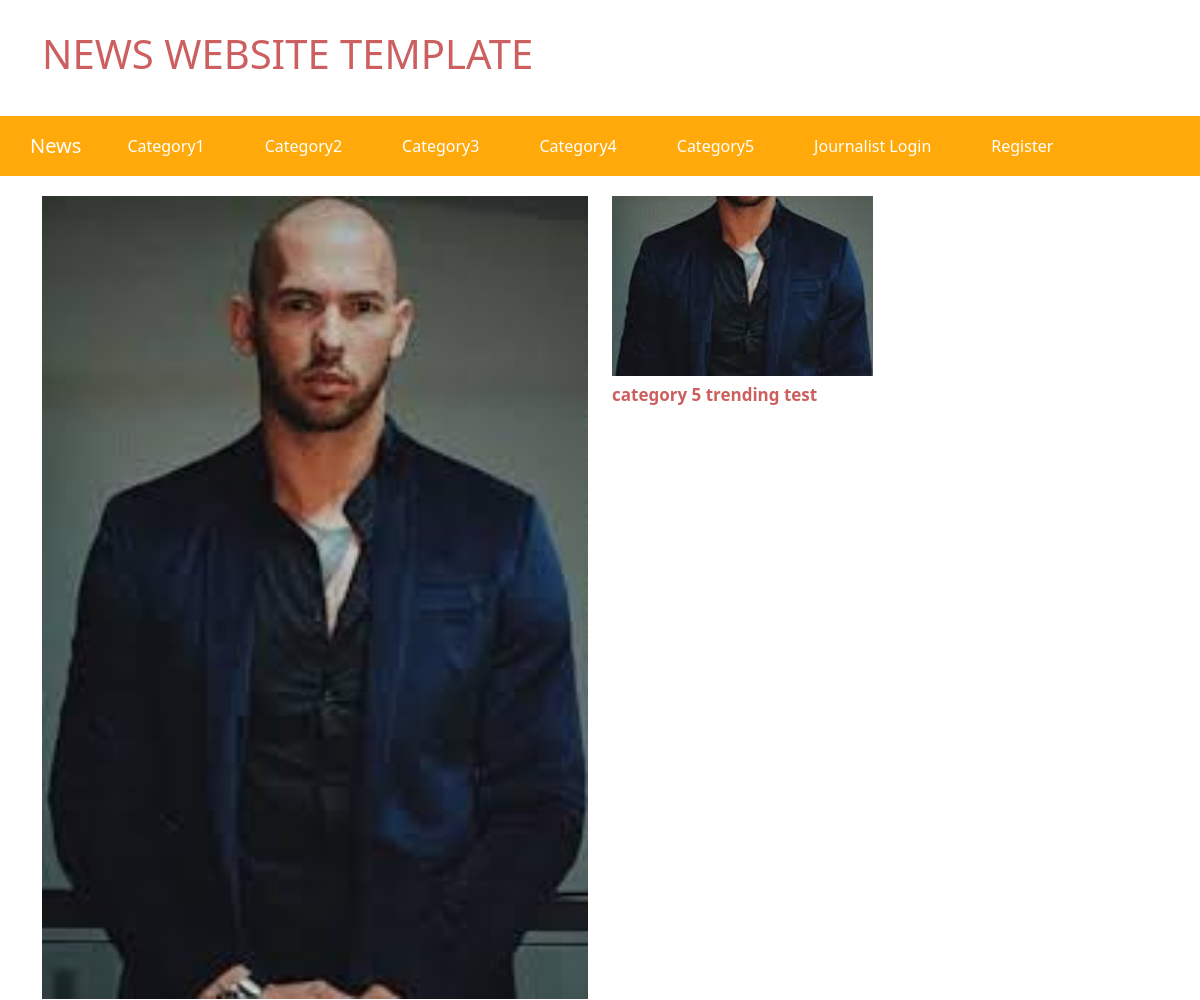
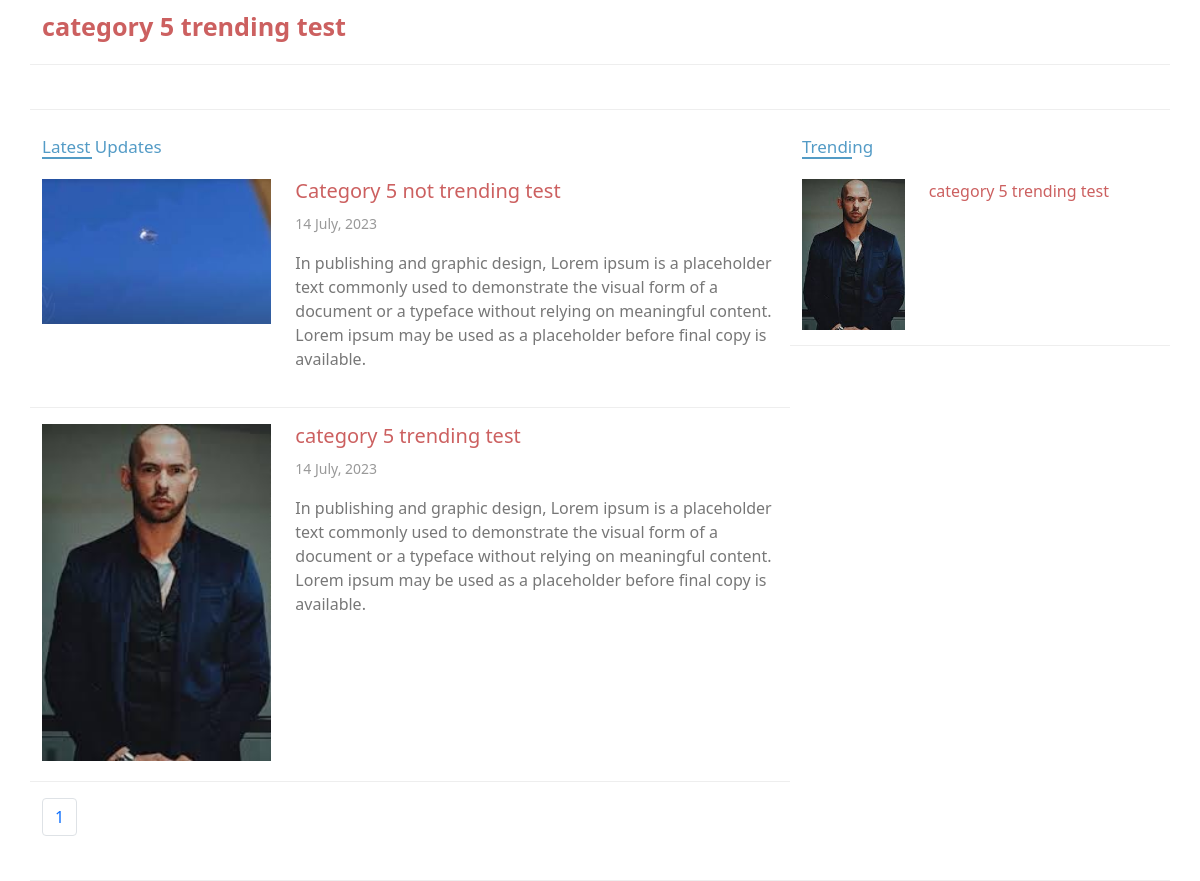
Page /category5/ on the committed database (2 pictures, top to bottom).
### news/models.py (models this page shows, shortened)
class ApprovedPost(models.Model):
    post = models.OneToOneField(
        Post, on_delete=models.CASCADE, null=True)
    time_posted = models.DateTimeField(auto_now_add=True)

class Post(models.Model):
    user = models.ForeignKey(User, on_delete=models.CASCADE)
    category = models.ForeignKey(
        Post_Category, on_delete=models.CASCADE)
    if_trending = models.BooleanField(default=False)
    title = models.CharField(max_length=300)
    image = models.ImageField(upload_to='media/')
    introduction = models.TextField(validators=[validate_introduction])
    details = models.TextField()
    admin_evaluation = models.BooleanField(default=False)
    class Meta:
        verbose_name_plural = 'Post'

### news/views.py (the view)
# urls.py: path('category5/', views.Category5, name='category5'),
def Category5(request):
    trending_posts_category5 = ApprovedPost.objects.select_related('post').filter(
        post__if_trending=True, post__category__title='Category5'
    ).order_by('-time_posted')[:5]
    all_posts_category5 = ApprovedPost.objects.select_related('post').filter(
        post__category__title='Category5'
    ).order_by('-time_posted')
    paginator = Paginator(all_posts_category5, 10)  # Show 10 posts per page
    page_number = request.GET.get('page')
    page_obj = paginator.get_page(page_number)
    context = {
        'trending_posts': trending_posts_category5,
        'page_obj': page_obj,
    }
    return render(request, 'news/category5.html', context)

### news/templates/news/category5.html (shortened to what this page needs)
{% extends 'news/layout.html' %} {% load static %}
{% block main_content %}
<div class="col-12 col-md-6">
	{% if trending_posts %}
	<img class="thumb mb-3" src="{{ trending_posts.0.post.image.url }}" />
	<h3>
		<a
			class="font-large"
			href="{% url 'news:post_details' post_id=trending_posts.0.post.id %}"
		>
			{{ trending_posts.0.post.title }}
		</a>
	</h3>
	{% endif %}
</div>
<div class="col-12 col-md-6">
	<div class="row">
		{% for post in trending_posts %}
		<div class="col-6">
			<div class="image image-sm mb-1">
				<img class="thumb" src="{{ post.post.image.url }}" />
			</div>
			<h3 class="mb-4">
				<a href="{% url 'news:post_details' post_id=post.post.id %}">
					{{ post.post.title }}
				</a>
			</h3>
		</div>
		{% endfor %}
	</div>
</div>
{% endblock %}
{% block content_latest_updates_title %}
<span>Latest Updates</span>
{% endblock %} {% block content_latest_updates %} {% for post in page_obj %}
<div class="row mb-3 bb-1 pt-0">
	<div class="col-4">
		<img class="thumb" src="{{ post.post.image.url }}" />
	</div>
	<div class="col-8">
		<h5>
			<a href="{% url 'news:post_details' post_id=post.post.id %}">
				{{ post.post.title }}
			</a>
		</h5>
		<small>{{ post.time_posted|date:"d F, Y" }}</small>
		<p class="summary pt-3">{{ post.post.introduction }}</p>
	</div>
</div>
{% endfor %}
<nav aria-label="Page navigation example">
	<ul class="pagination">
		<li class="page-item">
			<span class="current-page page-link">{{ page_obj.number }}</span>
		</li>
	</ul>
</nav>
{% endblock %}
{% block trending_title %}
<span>Trending</span>
{% endblock %} {% block trending %} {% for post in trending_posts %}
<div class="row">
	<div class="col-4">
		<img class="thumb" src="{{ post.post.image.url }}" />
	</div>
	<div class="col-8">
		<a href="{% url 'news:post_details' post_id=post.post.id %}">
			{{ post.post.title }}
		</a>
	</div>
</div>
{% endfor %} {% endblock %}

### news/static/styles.css (style rules this page uses)
a { color: #cc6060; text-decoration: none; }
.thumb { width: 100%; }
.main-news h3 { line-height: 0.75; }
.main-news h3 a { font-size: 17px; text-decoration: none; font-weight: 600; }
.image { overflow: hidden; }
.image-sm { max-height: 180px; }
.image-sm img { height: 180px; }
.image img { object-fit: cover; }
.font-large { font-size: 0.9em!important; font-weight: 600!important; }
.section-title span { font-weight: 400; font-size: 17px; color: #519ac5fc; }
.section-title span:after { content: ''; position: absolute; background: #519ac5fc; width: 50px; height: 2px; left: 0; bottom: 0; }
.bb-1 { padding: 20px 0px; border-bottom: 1px solid #eee; }
small { color: #999; }
.summary { color: #777; }
.trending .row { padding-bottom: 15px; margin-bottom: 15px; border-bottom: 1px solid #eee; }

### rows in the picture
ApprovedPost: post.image (picture), post.title "category 5 trending test", post "category 5 trending test", time_posted "14 July, 2023", post.introduction "In publishing and graphic design, Lorem ipsum is a placeholder text commonly used to demonstrate the visual form of a document or a typeface without relying on meaningful content. Lorem ipsum may be used as a placeholder before final copy is available."
ApprovedPost: post.image (picture), post "Category 5 not trending test", time_posted "14 July, 2023", post.introduction "In publishing and graphic design, Lorem ipsum is a placeholder text commonly used to demonstrate the visual form of a document or a typeface without relying on meaningful content. Lorem ipsum may be used as a placeholder before final copy is available."

### other values in the picture
{{ page_obj.number }} "1"
